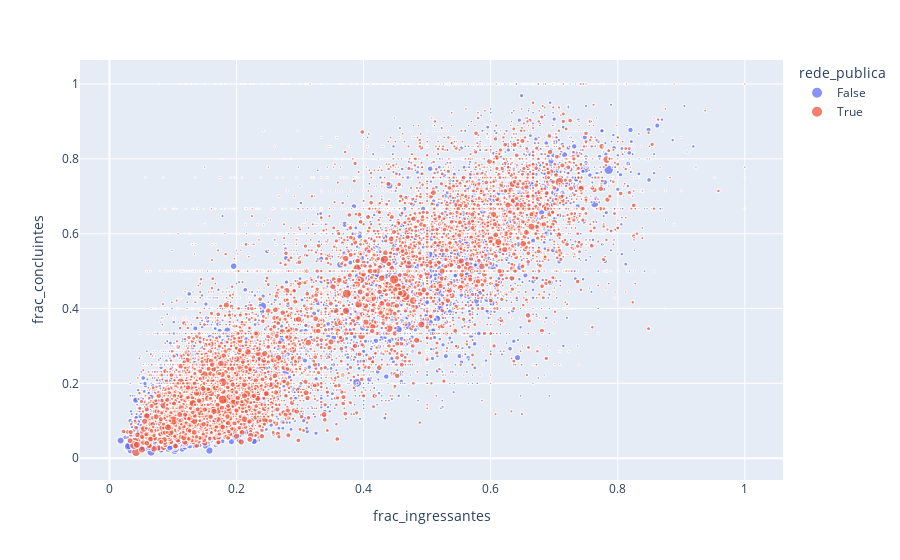

Here is the notebook cell this chart was saved with:
### Code cell
px.scatter(df, x='frac_ingressantes', y='frac_concluintes', color='rede_publica', opacity=.75, size='concluintes')

### Figure 1 — Plotly figure (JSON) as saved in the notebook; plotly's stock layout.template omitted (floating-point values rounded to 4 significant figures; data arrays with more than 128 entries replaced by an {"elided": "..."} marker saying what was removed)
{"data": [{"hovertemplate": "rede_publica=False<br>frac_ingressantes=%{x}<br>frac_concluintes=%{y}<br>concluintes=%{marker.size}<extra></extra>", "legendgroup": "False", "marker": {"color": "#636efa", "opacity": 0.75, "size": {"elided": "9971 int values"}, "sizemode": "area", "sizeref": 1.768, "symbol": "circle"}, "mode": "markers", "name": "False", "showlegend": true, "type": "scattergl", "x": {"elided": "9971 float values"}, "xaxis": "x", "y": {"elided": "9971 float values"}, "yaxis": "y"}, {"hovertemplate": "rede_publica=True<br>frac_ingressantes=%{x}<br>frac_concluintes=%{y}<br>concluintes=%{marker.size}<extra></extra>", "legendgroup": "True", "marker": {"color": "#EF553B", "opacity": 0.75, "size": {"elided": "8008 int values"}, "sizemode": "area", "sizeref": 1.768, "symbol": "circle"}, "mode": "markers", "name": "True", "showlegend": true, "type": "scattergl", "x": {"elided": "8008 float values"}, "xaxis": "x", "y": {"elided": "8008 float values"}, "yaxis": "y"}], "layout": {"legend": {"itemsizing": "constant", "title": {"text": "rede_publica"}, "tracegroupgap": 0}, "margin": {"t": 60}, "xaxis": {"anchor": "y", "domain": [0, 1], "title": {"text": "frac_ingressantes"}}, "yaxis": {"anchor": "x", "domain": [0, 1], "title": {"text": "frac_concluintes"}}}}
